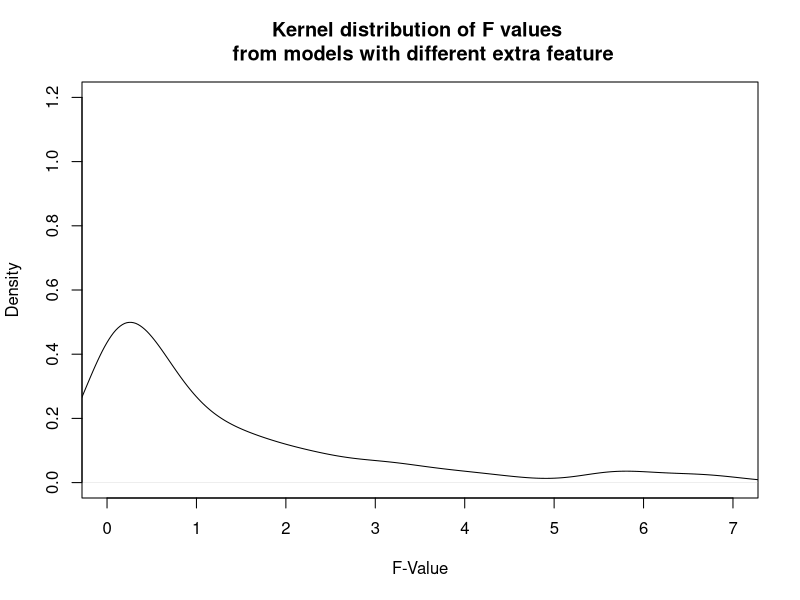
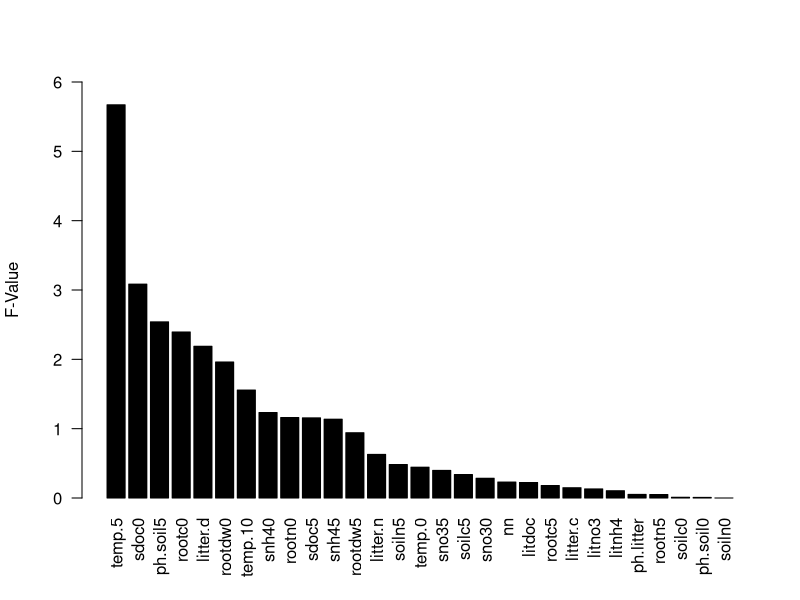
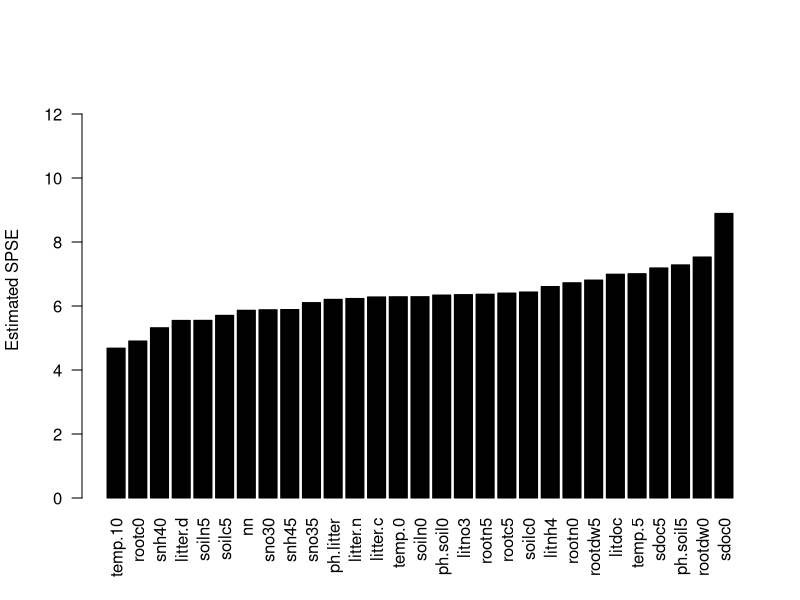
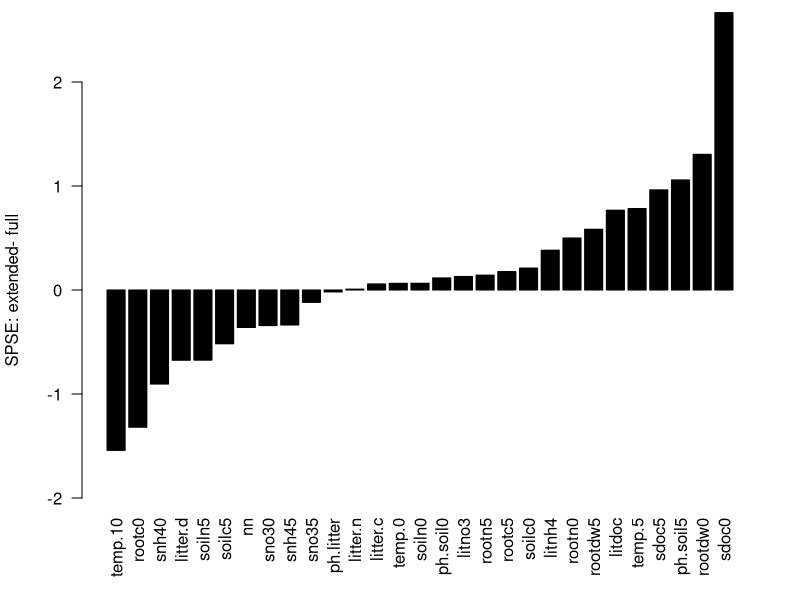

Recreate these plots in R, in order.
spseHat <- function(model, test){
  # SPSE.hat1
  return(sum((test$soil.res - predict(model, newdata=test))^2))
}

getFtable <- function(train, test){
  ## Simulation F values
  realModelStr <- "soil.res ~ 1 + lmoi + temp.15 + smoi"
  realModel <- lm(realModelStr, data = train)
  # next model will have another feature in addition
  excludeVarsRegEx <- "(soil.res|lmoi|temp.15|smoi)"
  nextVars <- names(hainich)[
    ! grepl(excludeVarsRegEx,names(hainich))]
  
  #create result data frame
  simulRes <- NULL
  spseRealModel <- spseHat(realModel, test) # spse of full model
  for(x in nextVars){
    #create formula for next Model by adding current variable
    nxtModelStr <- paste(realModelStr, "+", x)
    nxtModel <- lm(nxtModelStr, data = train)
    
    #evaluate nextModel
    an <- anova(realModel, nxtModel)
    f <- an$F[2] # F-value
    p <- an$`Pr(>F)`[2] # p-value
    spse <- spseHat(nxtModel, test) # error in new model
    deltaSpse <- spse - spseRealModel # gained error diff
    simulRes <- rbind(simulRes, c(spse,x,f,p,deltaSpse)) 
  }
  simulRes <- data.frame(spse=as.double(simulRes[,1]), 
                         addedFeature=simulRes[,2] , F=as.double(simulRes[,3]),
                         p=as.double(simulRes[,4]), deltaSpse=as.double(simulRes[,5]),
                         stringsAsFactors = T)
  
  return(simulRes)
}

crossValPart <- function(data, fold){
  index <- rep(1:fold, length.out=dim(hainich)[2])
  index <- sample(index) # mixing
  
  simulRes <- data.frame()
  for (i in 1:fold){
    train <- hainich[index!=i,]
    test <- hainich[index==i,]
    
    res <- getFtable(train,test)
    res$run = rep(i, dim(res)[1])
    simulRes <- rbind(simulRes,res)
  }
  
  return(simulRes)
}

hainich <- read.csv("hainich.csv", sep = ";", dec = ".")
set.seed(1337)
#result by cross validation (random part against rest validation)
fold <- 4
simulRes <- crossValPart(hainich,fold)


## evaluation
for(i in seq(fold)){
  #select run
  r <- simulRes[simulRes$run == i,]
  #which model with additional feature was the real winner (SPSE)?
  idMinErr <-  which(r$spse == min(r$spse))
  #which model won but was not the best one (F)?
  idMaxF <- which(r$F == max(r$F))
  
  print(paste("In run", i,
              "min SPSE and max F picked same additional feature:", idMaxF == idMinErr ))
}

## plotting
xs <- seq(0,7,by = 0.01)
freal <- density(simulRes$F)
fNominal <- df(xs,25,24)
plot(freal, xlim=c(0,7), ylim=c(0,1.2),
     xlab = "F-Value",
     main="Kernel distribution of F values \n from models with different extra feature")
#points(xs, fNominal, col="red", type="lines") #F distribution
#legend("topright",c("Data","Calculated"), lwd=2, col=c("black","red"), bty = "n")

#values of F and spse in run 1
run1 <- simulRes[simulRes$run == 1,]
run1 <- run1[with(run1, order(F, decreasing = T)), ] # order by F
barplot(run1$F, names.arg = run1$addedFeature, ylim = c(0,6),
        las=2, col="black", ylab = "F-Value")

run1 <- run1[with(run1, order(spse)), ] # order by spse
barplot(run1$spse, ylab = "Estimated SPSE", ylim = c(0,13),
        names.arg = run1$addedFeature, las=2, col="black")

run1 <- run1[with(run1, order(deltaSpse)), ] # order by spse difference
barplot(run1$deltaSpse, ylab = "SPSE: extended- full", ylim = c(-2,2),
        names.arg = run1$addedFeature, las=2, col="black")
